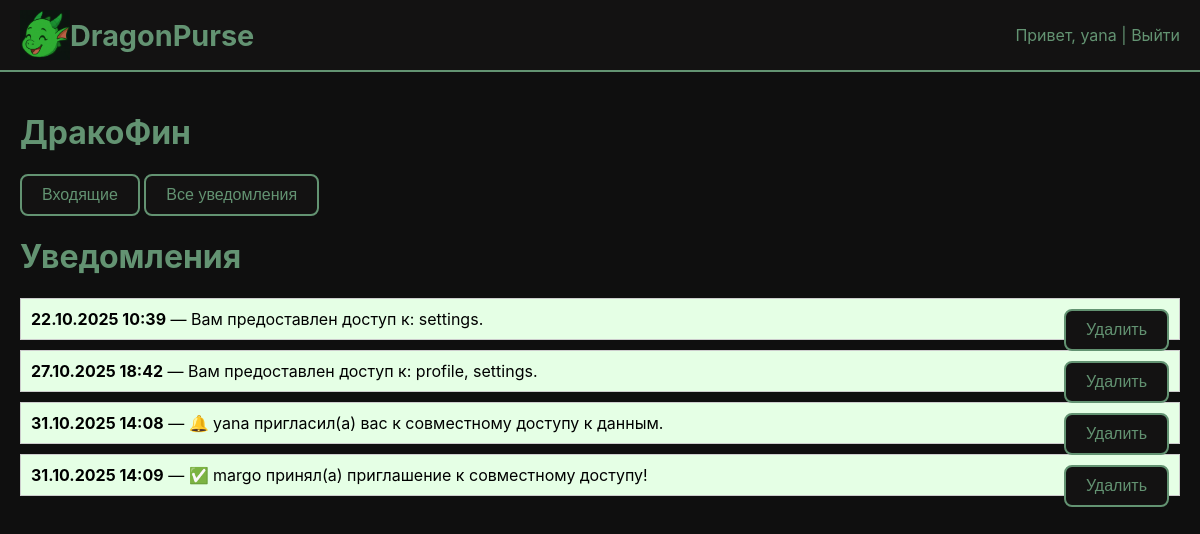
The page /notifications/all/ (signed in) on the database as committed earlier.
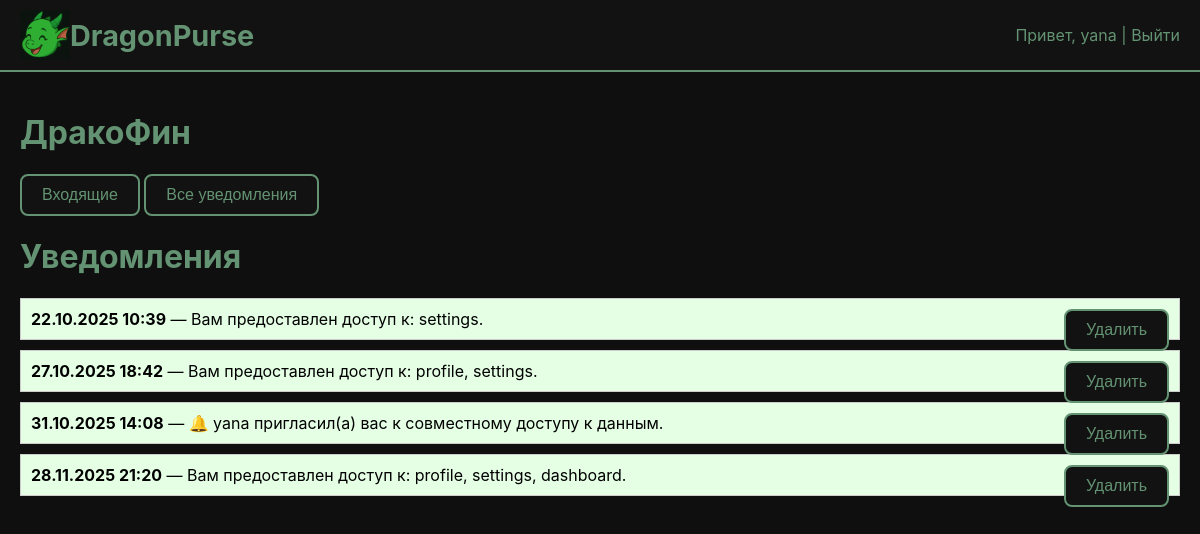
The same page on the database as committed later.
### accounts/models.py (models this page shows, shortened)
class Notification(models.Model):
    user = models.ForeignKey(User, on_delete=models.CASCADE)
    message = models.TextField()
    created_at = models.DateTimeField(auto_now_add=True)
    is_read = models.BooleanField(default=False)

### accounts/views.py (the view)
# urls.py: path('notifications/all/', notifications_all, name='notifications_all'),
@login_required
def notifications_all(request):
    notifications = Notification.objects.all()
    return render(request, "accounts/notifications.html", {"notifications": notifications})

### accounts/templates/accounts/notifications.html (shortened to what this page needs)
{% extends "accounts/base.html" %}
{% block content %}
 <div class="sidebar">
        <h1>ДракоФин</h1>
        <a href="{% url 'notifications_inbox' %}"><button>Входящие</button></a>
        <a href="{% url 'notifications_all' %}"><button>Все уведомления</button></a>
    </div>
<div class="notifications-container" style="display: flex; gap: 20px;">
<main style="flex-grow: 1;">
<h1>Уведомления</h1>
{% if notifications %}
<ul style="list-style: none; padding: 0;">
{% for n in notifications %}
<li style="margin-bottom: 10px; padding: 10px; border: 1px solid #ccc; background: {% if n.is_read %}#e5ffe5{% else %}#fff{% endif %};">
<a href="{% url 'notification_detail' n.id %}" style="text-decoration:none; color: black;">
<strong>{{ n.created_at|date:"d.m.Y H:i" }}</strong> — {{ n.message }}
</a>
<form method="post" action="{% url 'notification_delete' n.id %}" style="display:inline; float:right;">
<button type="submit">Удалить</button>
</form>
</li>
{% endfor %}
</ul>
{% else %}
<p>Пока нет уведомлений</p>
{% endif %}
</main>
</div>
{% endblock %}

### accounts/templates/accounts/base.html (shortened to what this page needs)
{% load static %}
<!DOCTYPE html>
<html lang="ru">
<head>
    <link rel="stylesheet" href="{% static 'accounts/css/main.css' %}">
</head>
<body>
    <header>
        <h1>
            <img src="{% static 'accounts/img/happy_dragon_head.png' %}" width="50" height="50" alt="Счастливый дракончик">
            <a href="{% url 'dashboard' %}">DragonPurse</a>
        </h1>
        <div>
            Привет, {{ user.username }} | <a href="{% url 'logout' %}">Выйти</a>
        </div>
    </header>
    <div class="container">
        {% block content %}{% endblock %}
    </div>
</body>
</html>

### accounts/static/accounts/css/main.css (style rules this page uses)
body { font-family: "Inter", sans-serif; background-color: #0f0f0f; color: #639372; margin: 0; padding: 0; }
a { color: #639372; text-decoration: none; }
h1, h2, h3 { color: #639372; }
.container { max-width: 1200px; margin: 0 auto; padding: 20px; }
header { background-color: #131212; border-bottom: 2px solid #639372; padding: 10px 20px; display: flex; align-items: center; justify-content: space-between; }
header h1 { margin: 0; font-size: 1.8em; display: flex; align-items: center; }
button { background-color: #131212; color: #639372; border: 2px solid #639372; border-radius: 8px; padding: 10px 20px; font-size: 1em; cursor: pointer; transition: all 0.3s ease; }
form { display: flex; flex-direction: column; gap: 15px; }

Rows that differ between the two databases and show on the page:
removed Notification: created_at "31.10.2025 14:09", message "✅ margo принял(а) приглашение к совместному доступу!"
added Notification: created_at "28.11.2025 21:20", message "Вам предоставлен доступ к: profile, settings, dashboard."
